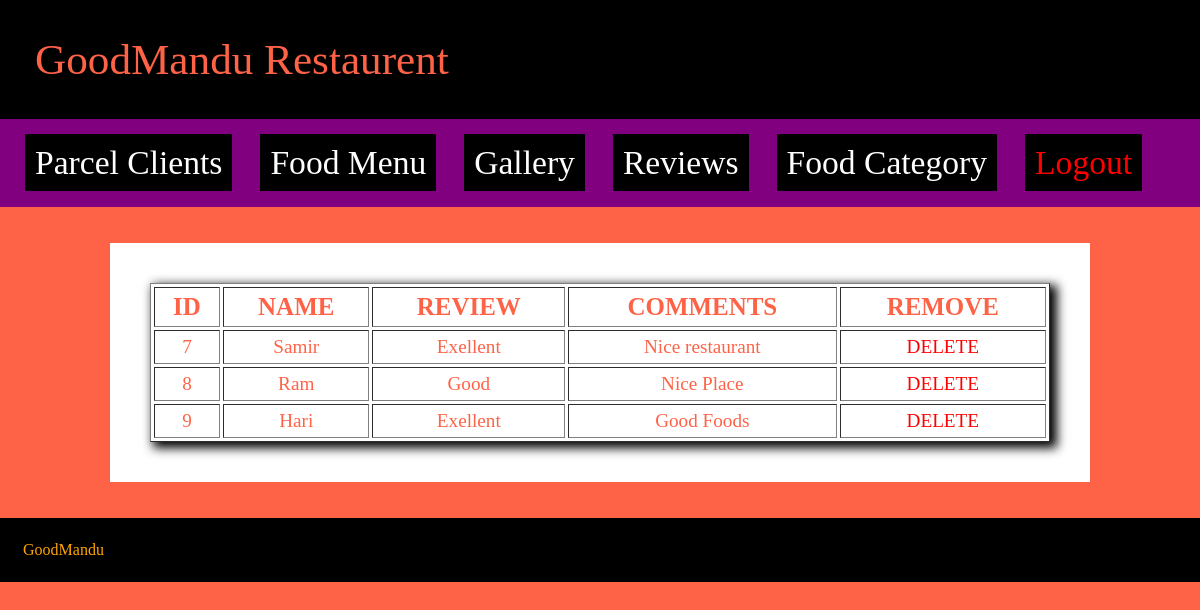
/admin/review.php, run on the app's committed database.
### tables this page shows
CREATE TABLE
    `review` (
        `id` bigint(12) NOT NULL,
        `name` varchar(100) NOT NULL,
        `review` varchar(100) NOT NULL,
        `description` text NOT NULL
    );

### admin/review.php (the view, shortened to what this page needs)
<?php include "header.php"; ?>
<?php include "connect.php"; ?>
<div class="content">
	<table border=1 width="100%" cellspacing="3" cellpadding="5" style="box-shadow: 5px 4px 10px 2px;">
		<tr>
			<th>ID</th><th>NAME</th><th>REVIEW</th><th>COMMENTS</th><th>REMOVE</th>
		</tr>
		<?php
			$s = mysqli_query($con,"select * from review");
			while($r = mysqli_fetch_array($s))
			{
			?>
				<tr align=center>
					<td><?php echo $r['id']; ?></td>
					<td><?php echo $r['name']; ?></td>
					<td><?php echo $r['review']; ?></td>
					<td><?php echo $r['description']; ?></td>
					<td><a href="delreview.php?a=<?php echo $r['id']; ?>" class="del">DELETE</a></td>
				</tr>
		<?php
			}
		?>
	</table>
</div>
<?php include "footer.php"; ?>

### admin/style2.css (style rules this page uses)
.content { background-color: white; font-size:21px; width: 75%; margin: 0 auto; padding: 40px; }
.del { color: red; }
tr { color: tomato; }
th { color: blue; font-size: 1.2em; }

### admin/review.php (style rules this page uses)
tr { font-size: 1.2em; }
th { color: tomato; font-size: 1.3em; }
.del { color: red; text-decoration: none; }

### data on the page
review: id "7", name "Samir", review "Exellent", description "Nice restaurant"
review: id "8", name "Ram", review "Good", description "Nice Place"
review: id "9", name "Hari", review "Exellent", description "Good Foods"
